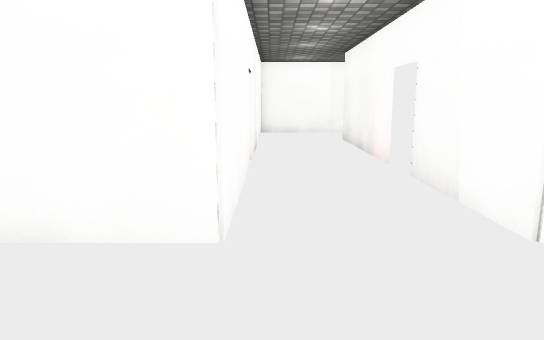
[1] (above)

16 first-person views from a walk through a Unity game level. The camera is 1.3 m above the floor, tilts 10° down and sees 70° across. Doors are open. The floor is counted in squares, 1 m on a side. Each view is taken from the middle of a square. On the plan, view 1 faces up. The plan holds only what a view shows up to about 16 squares ahead; the rest is blank. The player character is not drawn. Some animated figures are left out. Surface patterns are stand-ins for the level's own textures.

[2]
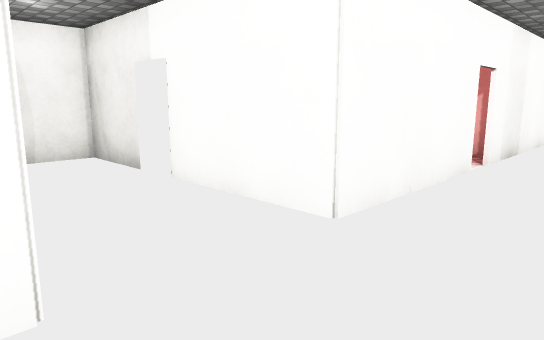

[3]
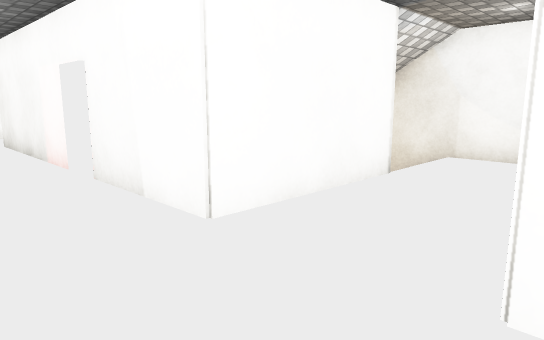

[4]
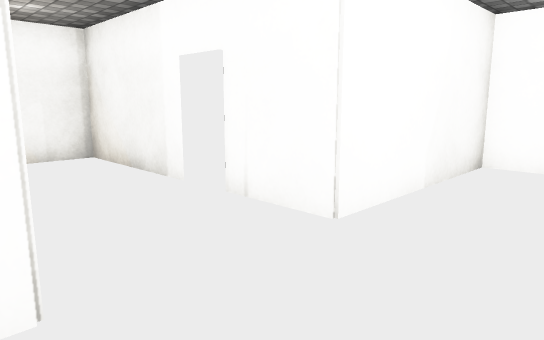

[5]
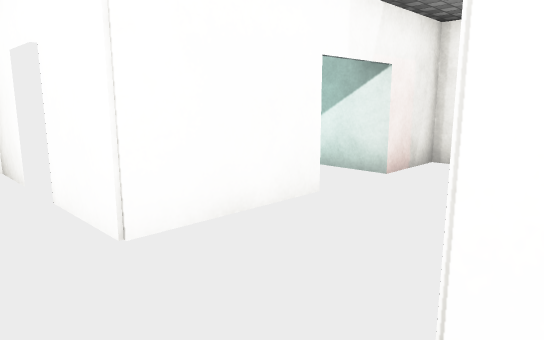

[6]
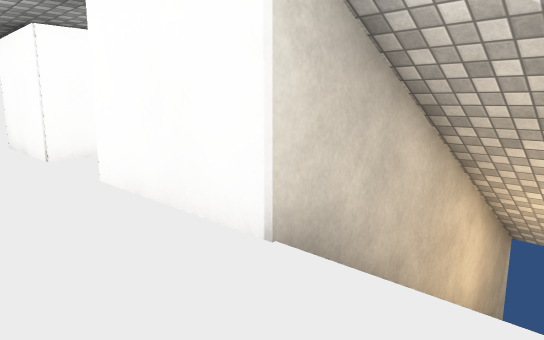

[7]
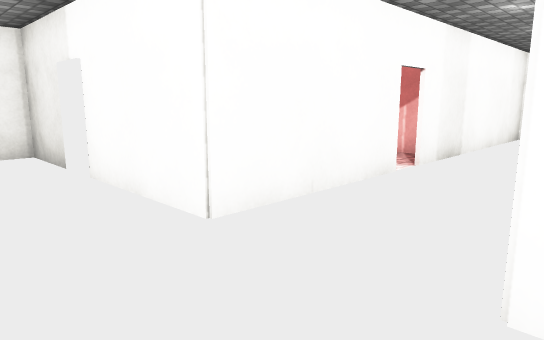

[8]
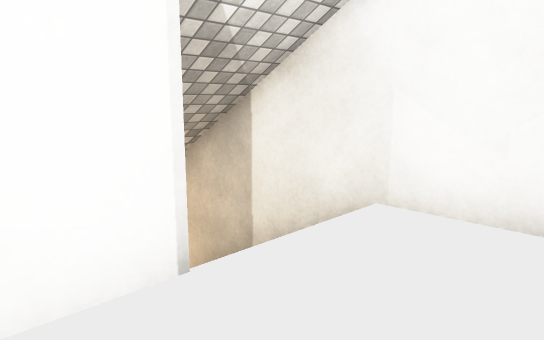

[9]
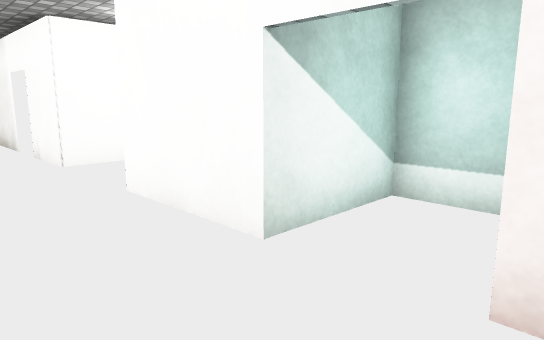

[10]
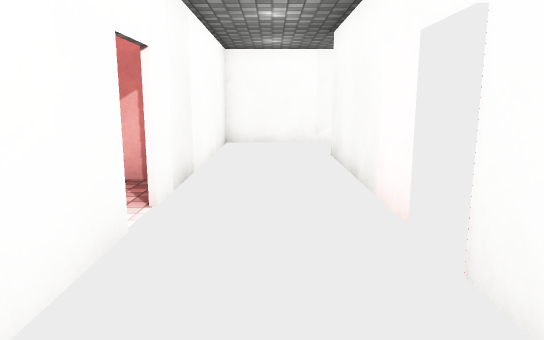

[11]
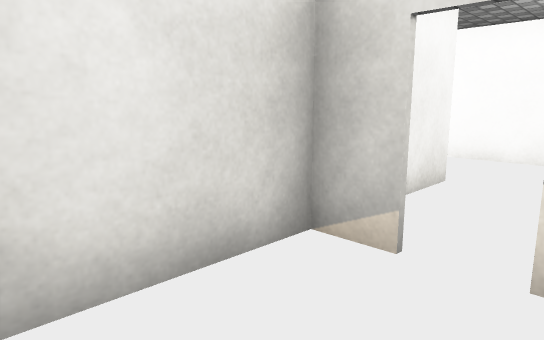

[12]
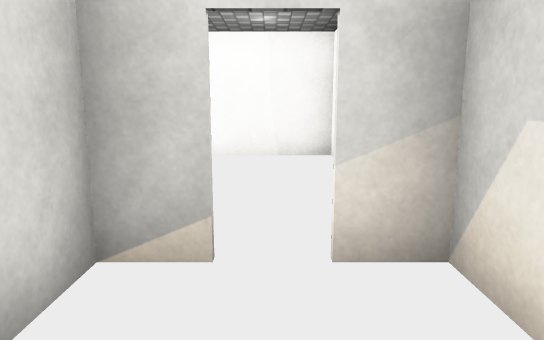

[13]
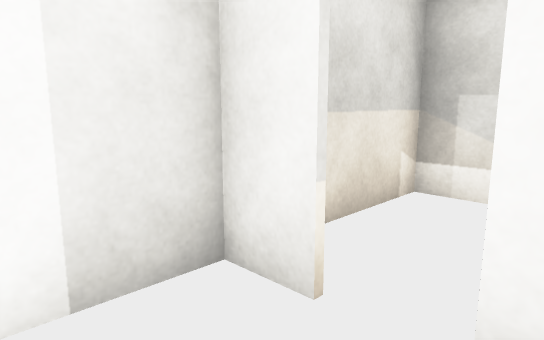

[14]
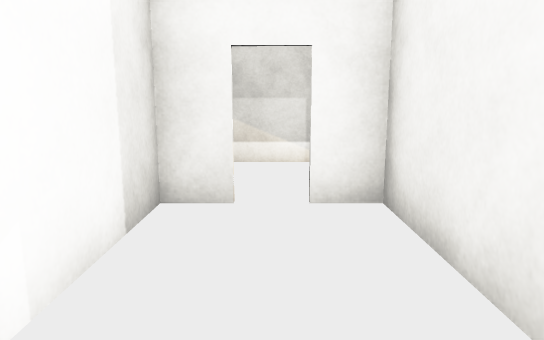

[15]
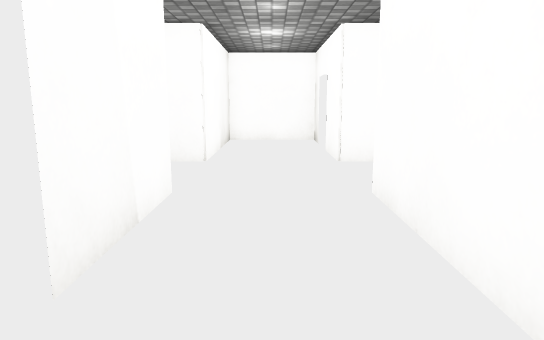

[16]
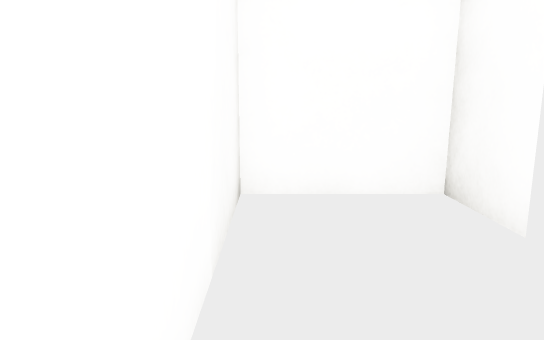

### Floor plan
Key: @ floor where view 1 was taken; # wall or solid block; . floor; / step, stairs or slope; D open door.
Columns run from 8 left of view 1 to 10 right of it. Each row starts with its distance up from view 1.
 17        ############
 16        #......#...#
 15        #..........#
 14        #......#...#
 13        #...########
 12        #...#  ##
 11        #...#  #
 10        ##..#  #
  9        #D..#  #
  8         D..#  #  /#
  7        ##..#  #/ /#
  6        ##..#  #/  #
  5        #...#  #/  #
  4 ########...####///#
  3 #.................#
  2 #.................#
  1 #..DD.............#
  0 ###..###@..########
 -1   #..# #...#
 -2   #### #...#
 -3        #...#
 -4        #####

Positions as (right, up) in squares from view 1, and headings:
1: (0, 0), facing up
2: (2, 0), facing up-left
3: (0, 0), facing up-right
4: (0, 4), facing down-right
5: (1, 4), facing down-left
6: (9, 1), facing up-left
7: (3, 1), facing up-left
8: (5, 1), facing up-right
9: (-6, 3), facing down-right
10: (1, 4), facing up
11: (9, 16), facing down-left
12: (9, 15), facing left
13: (4, 14), facing up-right
14: (1, 15), facing right
15: (1, 9), facing down
16: (2, 1), facing down
